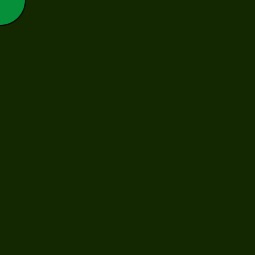
Frame 1 (no input)
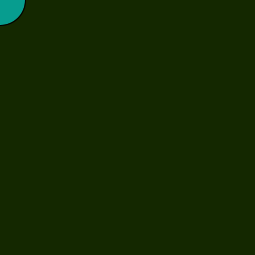
Frame 60 (the mouse pressed at the canvas centre just before this capture)
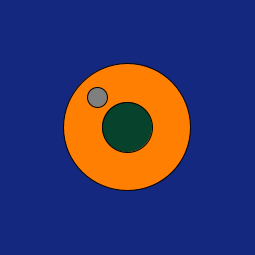
Frame 120 (the mouse held since frame 60 and released just before this capture)

The Processing sketch that drew these frames (run headless with seeded random() and noise(); from frame 60 on, the mouse is pressed at the canvas centre):

// Processing sketch: processing_181883
// ── processing_181883.pde



float mida = 50;

void setup() {

  size(255, 255);
}


void draw() {
  
  background(20,40,mouseY);
  
  
  //SOL
  fill(255,mouseY,3);
  
  ellipse(mouseY,mouseX,mouseX,mouseX);
    
  //Terra
  fill(7,random(224),random(224));
  
  ellipse(mouseX,mouseY,mida,mida);
  
  
  //Lluna
  fill(mouseX);
  
  ellipse(mouseX-30,mouseY-30,mida/2.5,mida/2.5);
  
 
}
